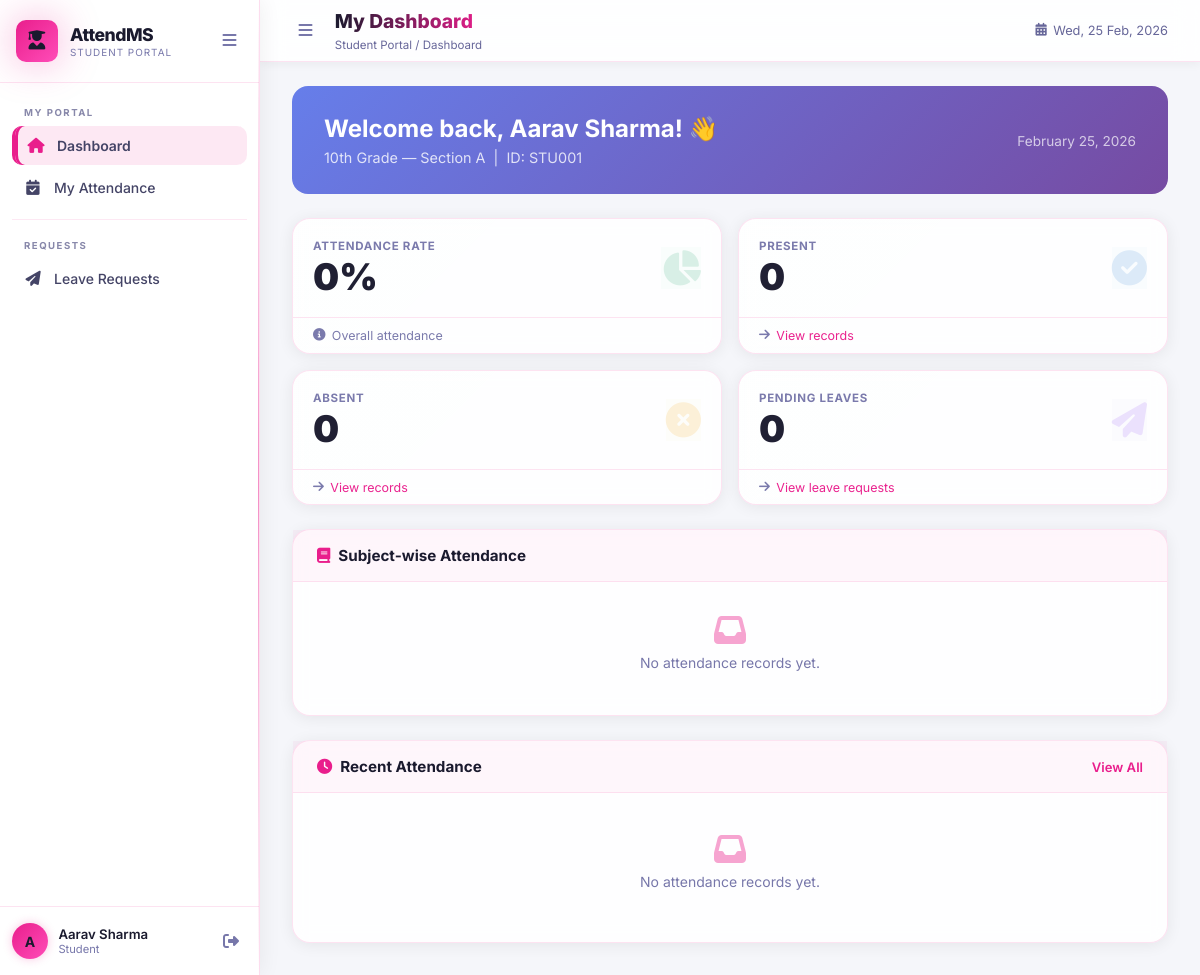
The page /student/dashboard (signed in) on the database its author committed.
### app/models.py (models this page shows, shortened)
class User(UserMixin, db.Model):
    __tablename__ = 'users'
    id = db.Column(db.Integer, primary_key=True)
    username = db.Column(db.String(80), unique=True, nullable=False)
    email = db.Column(db.String(120), unique=True, nullable=True)
    password_hash = db.Column(db.String(256), nullable=False)
    role = db.Column(db.Enum('admin', 'teacher', 'student', name='user_role'), default='teacher')
    full_name = db.Column(db.String(120), nullable=True)
    created_at = db.Column(db.DateTime, default=datetime.utcnow)
    is_active_user = db.Column(db.Boolean, default=True)
    reset_token = db.Column(db.String(64), nullable=True, unique=True)
    reset_token_expiry = db.Column(db.DateTime, nullable=True)

class Student(db.Model):
    __tablename__ = 'students'
    id = db.Column(db.Integer, primary_key=True)
    student_id = db.Column(db.String(20), unique=True, nullable=False)
    full_name = db.Column(db.String(120), nullable=False)
    email = db.Column(db.String(120), unique=True, nullable=True)
    phone = db.Column(db.String(20), nullable=True)
    class_name = db.Column(db.String(50), nullable=True)
    section = db.Column(db.String(10), nullable=True)
    gender = db.Column(db.Enum('Male', 'Female', 'Other', name='gender_enum'), nullable=True)
    date_of_birth = db.Column(db.Date, nullable=True)
    address = db.Column(db.Text, nullable=True)
    created_at = db.Column(db.DateTime, default=datetime.utcnow)
    is_active = db.Column(db.Boolean, default=True)
    user_id = db.Column(db.Integer, db.ForeignKey('users.id'), nullable=True)
    attendances = db.relationship('Attendance', backref='student', lazy=True, cascade='all, delete-orphan')
    leave_requests = db.relationship('LeaveRequest', backref='student', lazy=True, cascade='all, delete-orphan')

### app/routes/student_portal.py (the view, shortened to what this page needs)
@student_portal.route('/student/dashboard')
@login_required
@student_required
def dashboard():
    student = get_current_student()
    if not student:
        flash('No student record linked to your account. Please contact admin.', 'warning')
        return redirect(url_for('auth.logout'))
    today = date.today()
    total_records = Attendance.query.filter_by(student_id=student.id).count()
    present_count = Attendance.query.filter_by(student_id=student.id, status='Present').count()
    absent_count = Attendance.query.filter_by(student_id=student.id, status='Absent').count()
    late_count = Attendance.query.filter_by(student_id=student.id, status='Late').count()
    attendance_rate = round((present_count / total_records * 100) if total_records > 0 else 0, 1)
    recent = db.session.query(Attendance, Subject).join(
        Subject, Attendance.subject_id == Subject.id
    ).filter(
        Attendance.student_id == student.id
    ).order_by(Attendance.date.desc()).limit(10).all()
    pending_leaves = LeaveRequest.query.filter_by(
        student_id=student.id, status='Pending'
    ).count()
    subjects_summary = []
    subjects = Subject.query.filter_by(is_active=True).all()
    for subj in subjects:
        total = Attendance.query.filter_by(student_id=student.id, subject_id=subj.id).count()
    return render_template('student/dashboard.html',
                           student=student,
                           total_records=total_records,
                           present_count=present_count,
                           absent_count=absent_count,
                           late_count=late_count,
                           attendance_rate=attendance_rate,
                           recent=recent,
                           pending_leaves=pending_leaves,
                           subjects_summary=subjects_summary,
                           today=today.strftime('%B %d, %Y'))

### app/models.py (called while the page is built)
@login_manager.user_loader
def load_user(user_id):
    return User.query.get(int(user_id))

### app/routes/student_portal.py (called while the page is built)
def student_required(f):
    @wraps(f)
    def decorated_function(*args, **kwargs):
        if not current_user.is_authenticated or current_user.role != 'student':
            flash('Access denied. Student account required.', 'danger')
            return redirect(url_for('auth.login'))
        return f(*args, **kwargs)
    return decorated_function

def get_current_student():
    return Student.query.filter_by(user_id=current_user.id, is_active=True).first()

### app/templates/student/dashboard.html (shortened to what this page needs)
{% extends 'base_student.html' %}
{% block page_title %}My Dashboard{% endblock %}
{% block breadcrumb %}Student Portal / Dashboard{% endblock %}
{% block content %}
<div class="dashboard-grid">
    <div class="welcome-banner"
        style="background: linear-gradient(135deg, #667eea 0%, #764ba2 100%); border-radius: 16px; padding: 28px 32px; margin-bottom: 24px; display:flex; align-items:center; justify-content:space-between; flex-wrap:wrap; gap:16px;">
        <div>
            <h2 style="color:#fff; font-size:1.5rem; font-weight:700; margin:0 0 6px;">Welcome back, {{
                student.full_name }}! 👋</h2>
            <p style="color:rgba(255,255,255,0.8); margin:0; font-size:0.9rem;">{{ student.class_name }}{% if
                student.section %} — Section {{ student.section }}{% endif %} &nbsp;|&nbsp; ID: {{ student.student_id }}
            </p>
        </div>
        <div style="text-align:right;">
            <span style="color:rgba(255,255,255,0.7); font-size:0.85rem;">{{ today }}</span>
        </div>
    </div>
    <div class="stats-row">
        <div class="stat-card stat-green">
            <div class="stat-body">
                <div class="stat-info">
                    <span class="stat-label">Attendance Rate</span>
                    <span class="stat-value">{{ attendance_rate }}%</span>
                </div>
                <div class="stat-icon"><i class="fas fa-chart-pie"></i></div>
            </div>
            <div class="stat-footer"><i class="fas fa-info-circle"></i> Overall attendance</div>
        </div>
        <div class="stat-card stat-blue">
            <div class="stat-body">
                <div class="stat-info">
                    <span class="stat-label">Present</span>
                    <span class="stat-value">{{ present_count }}</span>
                </div>
                <div class="stat-icon"><i class="fas fa-check-circle"></i></div>
            </div>
            <div class="stat-footer"><i class="fas fa-arrow-right"></i> <a
                    href="{{ url_for('student_portal.my_attendance') }}?status=Present">View records</a></div>
        </div>
        <div class="stat-card stat-orange">
            <div class="stat-body">
                <div class="stat-info">
                    <span class="stat-label">Absent</span>
                    <span class="stat-value">{{ absent_count }}</span>
                </div>
                <div class="stat-icon"><i class="fas fa-times-circle"></i></div>
            </div>
            <div class="stat-footer"><i class="fas fa-arrow-right"></i> <a
                    href="{{ url_for('student_portal.my_attendance') }}?status=Absent">View records</a></div>
        </div>
        <div class="stat-card stat-purple">
            <div class="stat-body">
                <div class="stat-info">
                    <span class="stat-label">Pending Leaves</span>
                    <span class="stat-value">{{ pending_leaves }}</span>
                </div>
                <div class="stat-icon"><i class="fas fa-paper-plane"></i></div>
            </div>
            <div class="stat-footer"><i class="fas fa-arrow-right"></i> <a
                    href="{{ url_for('student_portal.leave') }}">View leave requests</a></div>
        </div>
    </div>
    <div class="dashboard-bottom">
        <div class="chart-card">
            <div class="card-header">
                <h3 class="card-title"><i class="fas fa-book"></i> Subject-wise Attendance</h3>
            </div>
            {% if subjects_summary %}
            <div style="padding: 0 8px 8px;">
                {% for s in subjects_summary %}
                <div style="margin-bottom: 16px;">
                    <div style="display:flex; justify-content:space-between; align-items:center; margin-bottom:5px;">
                        <span style="font-size:0.85rem; font-weight:600; color:#e2e8f0;">{{ s.name }}</span>
                        <span
                            style="font-size:0.82rem; color:{% if s.rate >= 75 %}#63cab7{% elif s.rate >= 60 %}#f6ad55{% else %}#fc8181{% endif %}; font-weight:700;">{{
                            s.rate }}% ({{ s.present }}/{{ s.total }})</span>
                    </div>
                    <div style="background:rgba(255,255,255,0.08); border-radius:999px; height:8px; overflow:hidden;">
                        <div
                            style="height:100%; width:{{ s.rate }}%; background:{% if s.rate >= 75 %}linear-gradient(90deg,#63cab7,#4facfe){% elif s.rate >= 60 %}linear-gradient(90deg,#f6ad55,#f093fb){% else %}linear-gradient(90deg,#fc8181,#f6416c){% endif %}; border-radius:999px; transition:width .5s;">
                        </div>
                    </div>
                </div>
                {% endfor %}
            </div>
            {% else %}
            <div class="empty-state-sm"><i class="fas fa-inbox"></i>
                <p>No attendance records yet.</p>
            </div>
            {% endif %}
        </div>
        <div class="recent-card">
            <div class="card-header">
                <h3 class="card-title"><i class="fas fa-clock"></i> Recent Attendance</h3>
                <a href="{{ url_for('student_portal.my_attendance') }}" class="card-action">View All</a>
            </div>
            <div class="recent-list">
                {% if recent %}
                {% for att, sub in recent %}
                <div class="recent-item">
                    <div class="recent-avatar"
                        style="background:{% if att.status == 'Present' %}linear-gradient(135deg,#63cab7,#4facfe){% elif att.status == 'Absent' %}linear-gradient(135deg,#fc8181,#c53030){% else %}linear-gradient(135deg,#f6ad55,#d97706){% endif %};">
                        {{ att.status[0] }}
                    </div>
                    <div class="recent-info">
                        <span class="recent-name">{{ sub.name }}</span>
                        <span class="recent-sub">{{ att.date.strftime('%d %b %Y') }}</span>
                    </div>
                    <span class="badge badge-{{ att.status.lower() }}">{{ att.status }}</span>
                </div>
                {% endfor %}
                {% else %}
                <div class="empty-state-sm">
                    <i class="fas fa-inbox"></i>
                    <p>No attendance records yet.</p>
                </div>
                {% endif %}
            </div>
        </div>
    </div>
</div>
{% endblock %}

### app/templates/base_student.html (shortened to what this page needs)
<!DOCTYPE html>
<html lang="en">
<head>
    <link rel="stylesheet" href="{{ url_for('static', filename='css/style.css') }}">
    <link rel="stylesheet" href="https://cdnjs.cloudflare.com/ajax/libs/font-awesome/6.5.1/css/all.min.css">
</head>
<body>
    <div class="app-layout">
        <aside class="sidebar" id="sidebar">
            <div class="sidebar-header">
                <div class="logo">
                    <div class="logo-icon"><i class="fas fa-user-graduate"></i></div>
                    <div class="logo-text">
                        <span class="logo-name">AttendMS</span>
                        <span class="logo-sub">Student Portal</span>
                    </div>
                </div>
                <button class="sidebar-toggle" id="sidebarToggle"><i class="fas fa-bars"></i></button>
            </div>
            <nav class="sidebar-nav">
                <div class="nav-section-label">MY PORTAL</div>
                <a href="{{ url_for('student_portal.dashboard') }}"
                    class="nav-item {% if request.endpoint == 'student_portal.dashboard' %}active{% endif %}">
                    <i class="fas fa-home nav-icon"></i>
                    <span class="nav-label">Dashboard</span>
                </a>
                <a href="{{ url_for('student_portal.my_attendance') }}"
                    class="nav-item {% if request.endpoint == 'student_portal.my_attendance' %}active{% endif %}">
                    <i class="fas fa-calendar-check nav-icon"></i>
                    <span class="nav-label">My Attendance</span>
                </a>
                <div class="nav-divider"></div>
                <div class="nav-section-label">REQUESTS</div>
                <a href="{{ url_for('student_portal.leave') }}"
                    class="nav-item {% if request.endpoint == 'student_portal.leave' %}active{% endif %}">
                    <i class="fas fa-paper-plane nav-icon"></i>
                    <span class="nav-label">Leave Requests</span>
                </a>
            </nav>
            <div class="sidebar-footer">
                <div class="user-info">
                    <div class="user-avatar">{{ current_user.full_name[0].upper() if current_user.full_name else
                        current_user.username[0].upper() }}</div>
                    <div class="user-details">
                        <span class="user-name">{{ current_user.full_name or current_user.username }}</span>
                        <span class="user-role">Student</span>
                    </div>
                </div>
                <a href="{{ url_for('auth.logout') }}" class="logout-btn" title="Logout">
                    <i class="fas fa-sign-out-alt"></i>
                </a>
            </div>
        </aside>
        <main class="main-content" id="mainContent">
            <header class="topbar">
                <div class="topbar-left">
                    <button class="mobile-toggle" id="mobileToggle"><i class="fas fa-bars"></i></button>
                    <div class="page-info">
                        <h1 class="page-title">{% block page_title %}Dashboard{% endblock %}</h1>
                        <span class="page-breadcrumb">{% block breadcrumb %}Student Portal{% endblock %}</span>
                    </div>
                </div>
                <div class="topbar-right">
                    <div class="topbar-date"><i class="fas fa-calendar-alt"></i> <span id="currentDate"></span></div>
                </div>
            </header>
            <div class="content-wrapper">
                {% block content %}{% endblock %}
            </div>
        </main>
    </div>
</body>
</html>

### rows shown on the page
User: full_name "A", full_name "Aarav Sharma"
Student: full_name "Aarav Sharma", class_name "10th Grade", section "A", student_id "STU001"

### other values the page prints
{{ today }} "February 25, 2026"
{{ attendance_rate }} "0"
{{ present_count }} "0"
{{ absent_count }} "0"
{{ pending_leaves }} "0"
